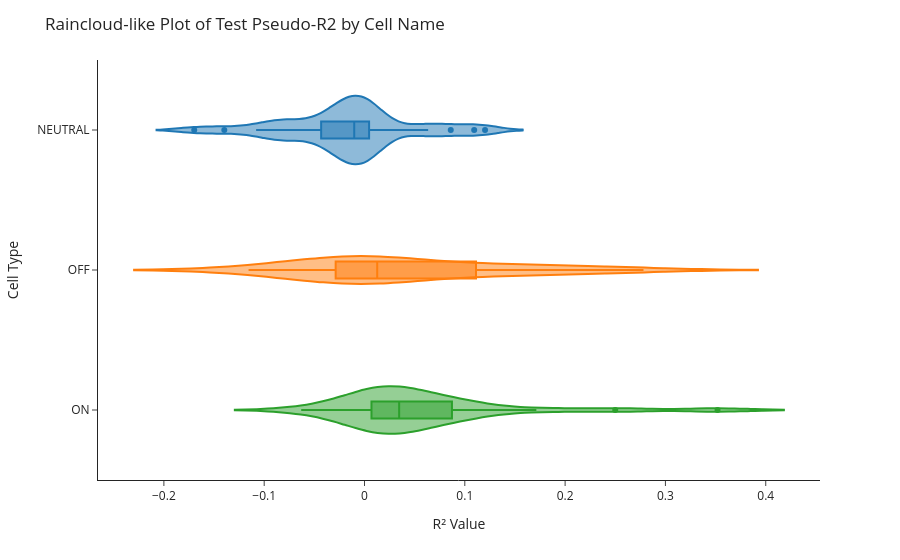

The code cell stored with this chart in its notebook:
### Markdown cell above
## Plot the Pseudo R2 of the fits on an interactive plot

### Code cell
with open(os.path.join(base_save_dir,"combined_data.csv")) as data_csv:
    plot_interactive_raincloud(data_csv,'Test Pseudo-R2')

### Figure 1 — Plotly figure (JSON) as saved in the notebook; plotly's stock layout.template omitted (floating-point values rounded to 4 significant figures)
{"data": [{"alignmentgroup": "True", "box": {"visible": true}, "customdata": [["NEUTRAL_0"], ["NEUTRAL_1"], ["NEUTRAL_2"], ["NEUTRAL_3"], ["NEUTRAL_4"], ["NEUTRAL_5"], ["NEUTRAL_6"], ["NEUTRAL_7"], ["NEUTRAL_8"], ["NEUTRAL_9"], ["NEUTRAL_10"], ["NEUTRAL_11"], ["NEUTRAL_12"], ["NEUTRAL_13"], ["NEUTRAL_14"], ["NEUTRAL_15"], ["NEUTRAL_16"], ["NEUTRAL_17"], ["NEUTRAL_18"], ["NEUTRAL_19"], ["NEUTRAL_EXTRA_0"], ["NEUTRAL_EXTRA_1"], ["NEUTRAL_EXTRA_2"], ["NEUTRAL_EXTRA_3"], ["NEUTRAL_EXTRA_4"], ["NEUTRAL_EXTRA_5"], ["NEUTRAL_EXTRA_6"], ["NEUTRAL_EXTRA_7"], ["NEUTRAL_EXTRA_8"], ["NEUTRAL_EXTRA_9"], ["NEUTRAL_EXTRA_10"], ["NEUTRAL_EXTRA_11"]], "hovertemplate": "cell_name=%{y}<br>Test Pseudo-R2=%{x}<br>model_id=%{customdata[0]}<extra></extra>", "legendgroup": "NEUTRAL", "marker": {"color": "#1F77B4"}, "name": "NEUTRAL", "offsetgroup": "NEUTRAL", "orientation": "h", "points": "outliers", "scalegroup": "True", "showlegend": true, "type": "violin", "x": [-0.08361, 0.0009816, 0.1202, 0.08598, 0.05944, 0.06347, -0.00935, -0.02964, 0.1094, 0.004383, -0.0106, -0.03382, -0.1698, -0.01321, -0.108, 0.004805, 0.02121, -0.03001, -0.02389, 0.01097, 0.0007171, -0.07359, -0.0738, -0.006531, -0.009899, -0.01568, -0.09277, 0.0001613, -0.03566, -0.00419, -0.1398, -0.05079], "x0": " ", "xaxis": "x", "y": ["NEUTRAL", "NEUTRAL", "NEUTRAL", "NEUTRAL", "NEUTRAL", "NEUTRAL", "NEUTRAL", "NEUTRAL", "NEUTRAL", "NEUTRAL", "NEUTRAL", "NEUTRAL", "NEUTRAL", "NEUTRAL", "NEUTRAL", "NEUTRAL", "NEUTRAL", "NEUTRAL", "NEUTRAL", "NEUTRAL", "NEUTRAL", "NEUTRAL", "NEUTRAL", "NEUTRAL", "NEUTRAL", "NEUTRAL", "NEUTRAL", "NEUTRAL", "NEUTRAL", "NEUTRAL", "NEUTRAL", "NEUTRAL"], "y0": " ", "yaxis": "y"}, {"alignmentgroup": "True", "box": {"visible": true}, "customdata": [["OFF_0"], ["OFF_1"], ["OFF_2"], ["OFF_3"], ["OFF_4"], ["OFF_5"], ["OFF_6"], ["OFF_7"], ["OFF_8"], ["OFF_9"], ["OFF_10"], ["OFF_11"], ["OFF_12"], ["OFF_13"], ["OFF_14"], ["OFF_15"], ["OFF_16"], ["OFF_17"], ["OFF_18"], ["OFF_19"], ["OFF_20"], ["OFF_21"], ["OFF_22"], ["OFF_23"], ["OFF_24"]], "hovertemplate": "cell_name=%{y}<br>Test Pseudo-R2=%{x}<br>model_id=%{customdata[0]}<extra></extra>", "legendgroup": "OFF", "marker": {"color": "#FF7F0E"}, "name": "OFF", "offsetgroup": "OFF", "orientation": "h", "points": "outliers", "scalegroup": "True", "showlegend": true, "type": "violin", "x": [-0.04614, -0.006282, 0.2781, 0.02462, 0.2266, 0.2155, 0.149, 0.01699, 0.1056, 0.01266, 0.1277, 0.0206, 0.1549, 0.0001494, 0.008487, 0.0864, -0.03819, -0.008137, -0.0256, -0.0454, -0.09993, 0.05661, -0.06529, -0.1156, -0.001674], "x0": " ", "xaxis": "x", "y": ["OFF", "OFF", "OFF", "OFF", "OFF", "OFF", "OFF", "OFF", "OFF", "OFF", "OFF", "OFF", "OFF", "OFF", "OFF", "OFF", "OFF", "OFF", "OFF", "OFF", "OFF", "OFF", "OFF", "OFF", "OFF"], "y0": " ", "yaxis": "y"}, {"alignmentgroup": "True", "box": {"visible": true}, "customdata": [["ON_0"], ["ON_1"], ["ON_2"], ["ON_3"], ["ON_4"], ["ON_5"], ["ON_6"], ["ON_7"], ["ON_8"], ["ON_9"], ["ON_10"], ["ON_11"], ["ON_12"], ["ON_13"], ["ON_14"], ["ON_15"], ["ON_16"], ["ON_17"], ["ON_18"], ["ON_19"], ["ON_20"], ["ON_21"], ["ON_22"], ["ON_23"], ["ON_24"]], "hovertemplate": "cell_name=%{y}<br>Test Pseudo-R2=%{x}<br>model_id=%{customdata[0]}<extra></extra>", "legendgroup": "ON", "marker": {"color": "#2CA02C"}, "name": "ON", "offsetgroup": "ON", "orientation": "h", "points": "outliers", "scalegroup": "True", "showlegend": true, "type": "violin", "x": [0.08432, 0.0343, 0.05066, 0.008362, 0.04674, -0.06309, 0.1713, 0.3519, 0.25, 0.03455, 0.01325, 0.09576, -0.02359, 0.04541, 0.1075, 0.039, 0.02549, 0.006994, 0.09801, 0.06703, -0.001533, -0.01858, 0.002941, 0.006876, 0.03155], "x0": " ", "xaxis": "x", "y": ["ON", "ON", "ON", "ON", "ON", "ON", "ON", "ON", "ON", "ON", "ON", "ON", "ON", "ON", "ON", "ON", "ON", "ON", "ON", "ON", "ON", "ON", "ON", "ON", "ON"], "y0": " ", "yaxis": "y"}], "layout": {"legend": {"title": {"text": "cell_name"}, "tracegroupgap": 0}, "margin": {"t": 60}, "showlegend": false, "title": {"text": "Raincloud-like Plot of Test Pseudo-R2 by Cell Name"}, "violinmode": "overlay", "xaxis": {"anchor": "y", "domain": [0, 1], "title": {"text": "R² Value"}}, "yaxis": {"anchor": "x", "categoryarray": ["ON", "OFF", "NEUTRAL"], "categoryorder": "array", "domain": [0, 1], "title": {"text": "Cell Type"}}}}
